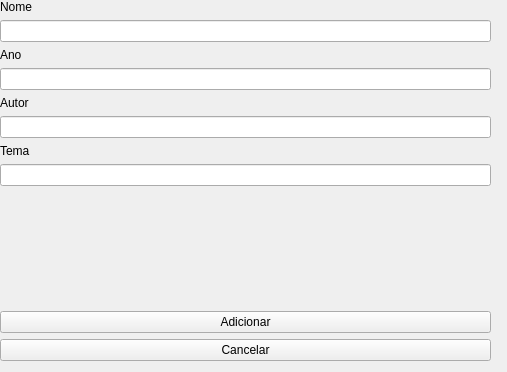
<?xml version="1.0" encoding="UTF-8"?>
<ui version="4.0">
 <class>AddPublication</class>
 <widget class="QWidget" name="AddPublication">
  <property name="geometry">
   <rect>
    <x>0</x>
    <y>0</y>
    <width>507</width>
    <height>372</height>
   </rect>
  </property>
  <property name="windowTitle">
   <string>Adicionar Publicação</string>
  </property>
  <widget class="QWidget" name="centralWidget" native="true">
   <property name="geometry">
    <rect>
     <x>0</x>
     <y>0</y>
     <width>491</width>
     <height>361</height>
    </rect>
   </property>
   <layout class="QVBoxLayout" name="mainWidget">
    <item>
     <widget class="QLabel" name="name_lbl">
      <property name="text">
       <string>Nome</string>
      </property>
      <property name="buddy">
       <cstring>name</cstring>
      </property>
     </widget>
    </item>
    <item>
     <widget class="QLineEdit" name="name"/>
    </item>
    <item>
     <widget class="QLabel" name="year_lbl">
      <property name="text">
       <string>Ano</string>
      </property>
      <property name="buddy">
       <cstring>year</cstring>
      </property>
     </widget>
    </item>
    <item>
     <widget class="QLineEdit" name="year"/>
    </item>
    <item>
     <widget class="QLabel" name="autor_lbl">
      <property name="text">
       <string>Autor</string>
      </property>
      <property name="buddy">
       <cstring>author</cstring>
      </property>
     </widget>
    </item>
    <item>
     <widget class="QLineEdit" name="author"/>
    </item>
    <item>
     <widget class="QLabel" name="theme_lbl">
      <property name="text">
       <string>Tema</string>
      </property>
      <property name="buddy">
       <cstring>theme</cstring>
      </property>
     </widget>
    </item>
    <item>
     <widget class="QLineEdit" name="theme"/>
    </item>
    <item>
     <spacer name="verticalSpacer">
      <property name="orientation">
       <enum>Qt::Orientation::Vertical</enum>
      </property>
      <property name="sizeHint" stdset="0">
       <size>
        <width>20</width>
        <height>40</height>
       </size>
      </property>
     </spacer>
    </item>
    <item>
     <widget class="QPushButton" name="confirm">
      <property name="text">
       <string>Adicionar</string>
      </property>
     </widget>
    </item>
    <item>
     <widget class="QPushButton" name="clear">
      <property name="text">
       <string>Cancelar</string>
      </property>
     </widget>
    </item>
   </layout>
  </widget>
 </widget>
 <resources/>
 <connections/>
</ui>
